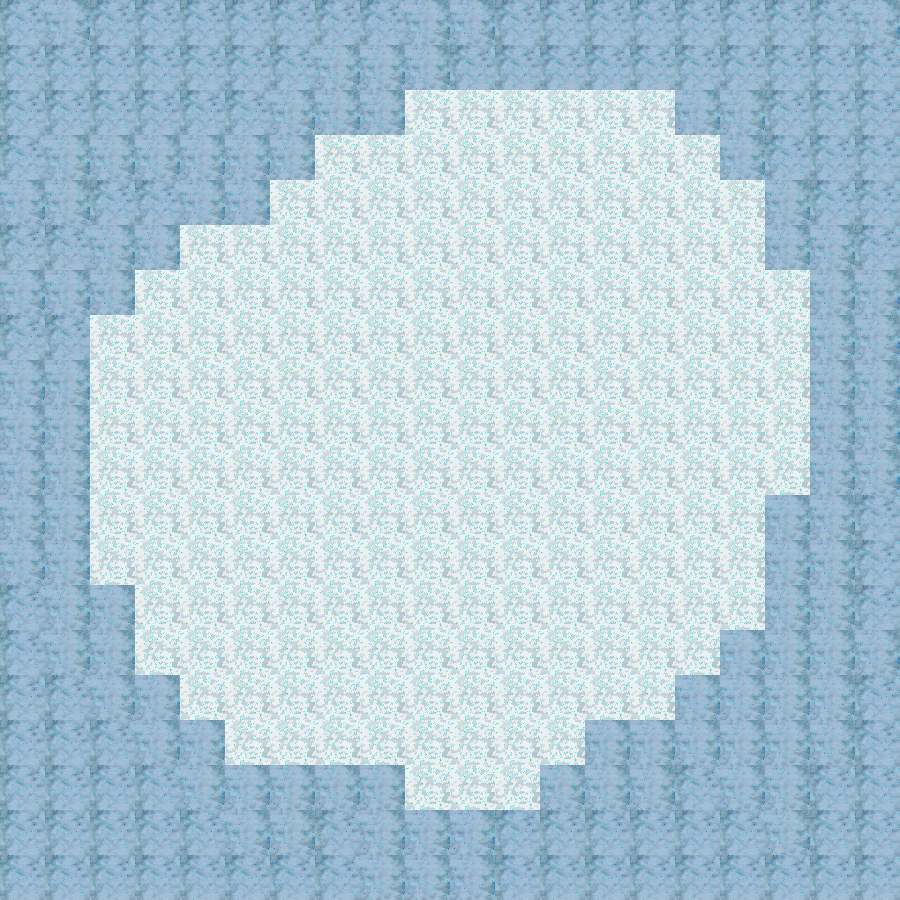

This is a level from a 2D game, rendered from its Tiled map with the project's own tilesets. A one-line summary and the map file follow, with tile-layer data summarised:
An orthogonal 20x20 tile map with 45x45 px tiles, 1 tile layer (Tile Layer 1).

<map version="1.2" tiledversion="1.2.3" orientation="orthogonal" renderorder="right-down" width="20" height="20" tilewidth="45" tileheight="45" infinite="0" nextlayerid="2" nextobjectid="1">
 <tileset firstgid="1" source="../tilesets/Tilesheet_snow.tsx" />
 <layer id="1" name="Tile Layer 1" width="20" height="20">
  <data>[400 cells, 400 non-empty, 3 distinct tile ids]</data>
 </layer>
</map>
